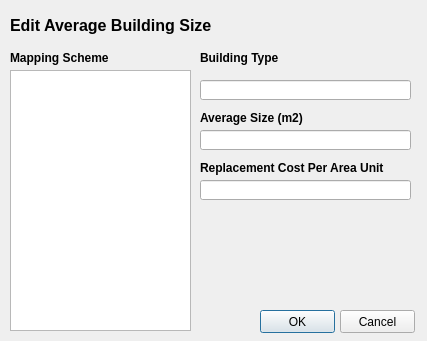
<?xml version="1.0" encoding="UTF-8"?>
<ui version="4.0">
 <class>sizeInputDialog</class>
 <widget class="QDialog" name="sizeInputDialog">
  <property name="geometry">
   <rect>
    <x>0</x>
    <y>0</y>
    <width>427</width>
    <height>341</height>
   </rect>
  </property>
  <property name="windowTitle">
   <string>Edit Average Building Size</string>
  </property>
  <widget class="QLabel" name="lb_ms_tree">
   <property name="geometry">
    <rect>
     <x>10</x>
     <y>50</y>
     <width>181</width>
     <height>16</height>
    </rect>
   </property>
   <property name="font">
    <font>
     <weight>75</weight>
     <bold>true</bold>
    </font>
   </property>
   <property name="text">
    <string>Mapping Scheme</string>
   </property>
  </widget>
  <widget class="QLabel" name="lb_size">
   <property name="geometry">
    <rect>
     <x>200</x>
     <y>110</y>
     <width>111</width>
     <height>16</height>
    </rect>
   </property>
   <property name="font">
    <font>
     <weight>75</weight>
     <bold>true</bold>
    </font>
   </property>
   <property name="text">
    <string>Average Size (m2)</string>
   </property>
  </widget>
  <widget class="QPushButton" name="btn_apply">
   <property name="geometry">
    <rect>
     <x>260</x>
     <y>310</y>
     <width>75</width>
     <height>23</height>
    </rect>
   </property>
   <property name="text">
    <string>OK</string>
   </property>
  </widget>
  <widget class="QPushButton" name="btn_cancel">
   <property name="geometry">
    <rect>
     <x>340</x>
     <y>310</y>
     <width>75</width>
     <height>23</height>
    </rect>
   </property>
   <property name="text">
    <string>Cancel</string>
   </property>
  </widget>
  <widget class="QLabel" name="lb_title">
   <property name="geometry">
    <rect>
     <x>10</x>
     <y>10</y>
     <width>541</width>
     <height>31</height>
    </rect>
   </property>
   <property name="font">
    <font>
     <pointsize>12</pointsize>
     <weight>75</weight>
     <bold>true</bold>
    </font>
   </property>
   <property name="text">
    <string>Edit Average Building Size</string>
   </property>
  </widget>
  <widget class="QLineEdit" name="txt_size">
   <property name="geometry">
    <rect>
     <x>200</x>
     <y>130</y>
     <width>211</width>
     <height>20</height>
    </rect>
   </property>
   <property name="alignment">
    <set>Qt::AlignRight|Qt::AlignTrailing|Qt::AlignVCenter</set>
   </property>
   <property name="readOnly">
    <bool>false</bool>
   </property>
  </widget>
  <widget class="QTreeView" name="tree_ms">
   <property name="geometry">
    <rect>
     <x>10</x>
     <y>70</y>
     <width>181</width>
     <height>261</height>
    </rect>
   </property>
  </widget>
  <widget class="QLabel" name="lb_bldg_type">
   <property name="geometry">
    <rect>
     <x>200</x>
     <y>50</y>
     <width>111</width>
     <height>16</height>
    </rect>
   </property>
   <property name="font">
    <font>
     <weight>75</weight>
     <bold>true</bold>
    </font>
   </property>
   <property name="text">
    <string>Building Type</string>
   </property>
  </widget>
  <widget class="QLineEdit" name="txt_bldg_type">
   <property name="geometry">
    <rect>
     <x>200</x>
     <y>80</y>
     <width>211</width>
     <height>20</height>
    </rect>
   </property>
   <property name="alignment">
    <set>Qt::AlignRight|Qt::AlignTrailing|Qt::AlignVCenter</set>
   </property>
   <property name="readOnly">
    <bool>true</bool>
   </property>
  </widget>
  <widget class="QLabel" name="lb_rep_cost">
   <property name="geometry">
    <rect>
     <x>200</x>
     <y>160</y>
     <width>211</width>
     <height>16</height>
    </rect>
   </property>
   <property name="font">
    <font>
     <weight>75</weight>
     <bold>true</bold>
    </font>
   </property>
   <property name="text">
    <string>Replacement Cost Per Area Unit</string>
   </property>
  </widget>
  <widget class="QLineEdit" name="txt_rep_cost">
   <property name="geometry">
    <rect>
     <x>200</x>
     <y>180</y>
     <width>211</width>
     <height>20</height>
    </rect>
   </property>
   <property name="alignment">
    <set>Qt::AlignRight|Qt::AlignTrailing|Qt::AlignVCenter</set>
   </property>
   <property name="readOnly">
    <bool>false</bool>
   </property>
  </widget>
 </widget>
 <resources>
  <include location="resources/SIDDResource.qrc"/>
 </resources>
 <connections/>
 <slots>
  <slot>level1Selected()</slot>
  <slot>level2Selected()</slot>
  <slot>level3Selected()</slot>
  <slot>buildFromSurvey()</slot>
  <slot>setModifier()</slot>
  <slot>zoneSelected()</slot>
  <slot>addValue()</slot>
  <slot>deleteValue()</slot>
 </slots>
</ui>
